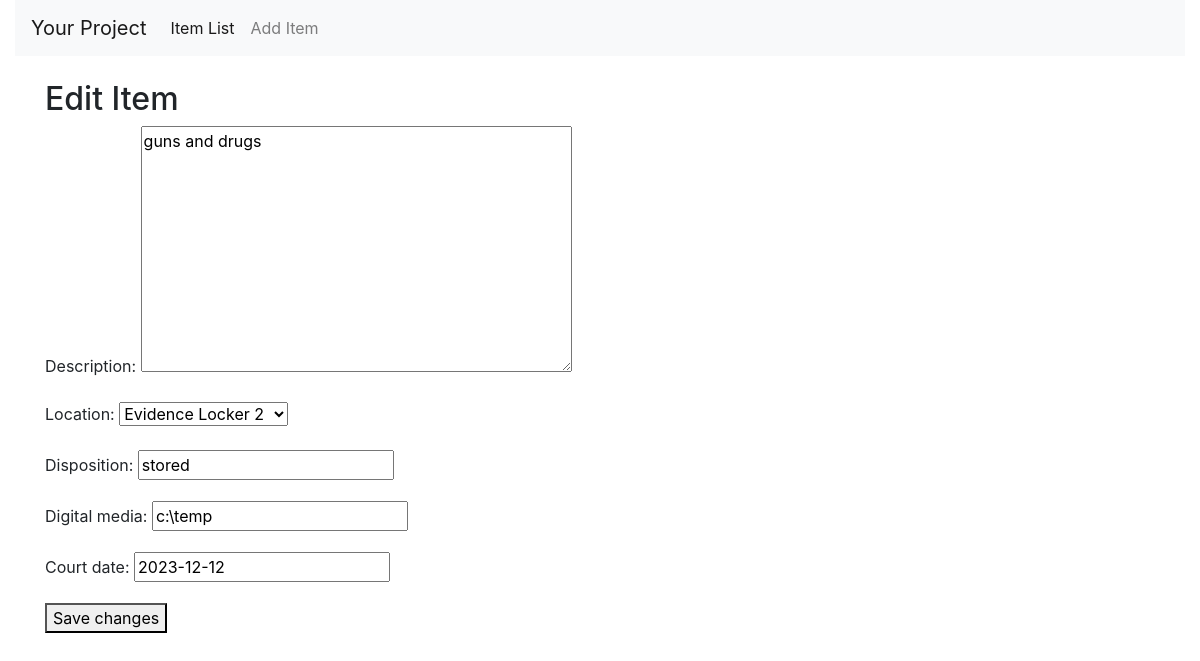
The app's page /items/1/edit/ with its own data.
### inventory/models.py (models this page shows, shortened)
class Item(models.Model):
    description = models.TextField()
    name = models.CharField(max_length=255)
    location = models.ForeignKey(Location, on_delete=models.CASCADE)
    disposition = models.CharField(max_length=255)
    digital_media = models.CharField(max_length=255)
    court_date = models.DateField()
    barcode = models.UUIDField(default=uuid.uuid4, editable=False, unique=True)
    user = models.ForeignKey(CustomUser, on_delete=models.CASCADE)

### inventory/views.py (the view)
# urls.py: path('items/<int:item_id>/edit/', edit_item, name='edit_item'),
def edit_item(request, item_id):
    item = get_object_or_404(Item, id=item_id)
    if request.method == 'POST':
        form = ItemForm(request.POST, instance=item)
        if form.is_valid():
            form.save()
            return redirect('item_list')  # Redirect to your item list URL
    else:
        form = ItemForm(instance=item)
    return render(request, 'edit_item.html', {'form': form, 'item': item})

### inventory/forms.py
class ItemForm(forms.ModelForm):
    location = forms.ModelChoiceField(queryset=Location.objects.all())
    widgets = {
        'court_date': forms.DateInput(attrs={'type': 'date'}),
    }
    class Meta:
        model = Item
        fields = ['description', 'location', 'disposition', 'digital_media', 'court_date', 'barcode']
        exclude = ['user', 'barcode']  # Exclude the user and barcode fields from the form

### inventory/models.py (called while the page is built)
    def __str__(self):
        return self.name

### inventory/templates/edit_item.html (shortened to what this page needs)
{% extends 'base.html' %}
{% block content %}
  <h2>Edit Item</h2>
  <form method="post" enctype="multipart/form-data">
    {{ form.as_p }}
    <button type="submit">Save changes</button>
  </form>
{% endblock %}

### records on screen
Item: description "guns and drugs", location "Evidence Locker 2", disposition "stored", digital_media "c:\\temp", court_date "2023-12-12"
